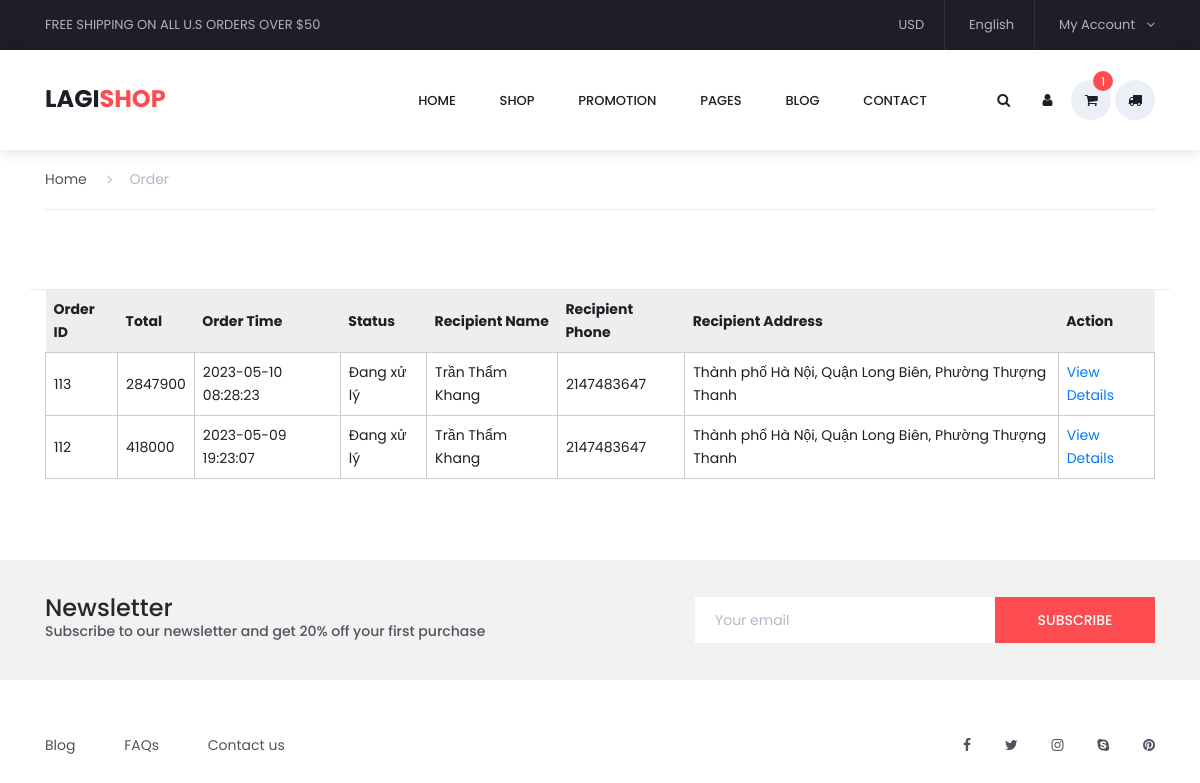
/hienthi.php (signed in), run on the app's committed database.
### tables this page shows
CREATE TABLE `order` (
  `orderId` int(11) NOT NULL,
  `thanhtien` int(11) NOT NULL,
  `userId` int(11) NOT NULL,
  `order_time` datetime NOT NULL,
  `recieve_time` datetime DEFAULT NULL,
  `status` int(11) NOT NULL,
  `recipientName` varchar(255) NOT NULL,
  `recipientPhone` int(11) NOT NULL,
  `recipientAddress` text NOT NULL
);

### hienthi.php (the view, shortened to what this page needs)
<!DOCTYPE html>
<html lang="en">
<head>
    <link rel="stylesheet" type="text/css" href="styles/bootstrap4/bootstrap.min.css">
    <link href="plugins/font-awesome-4.7.0/css/font-awesome.min.css" rel="stylesheet" type="text/css">
    <link rel="stylesheet" type="text/css" href="plugins/OwlCarousel2-2.2.1/owl.carousel.css">
    <link rel="stylesheet" type="text/css" href="plugins/OwlCarousel2-2.2.1/owl.theme.default.css">
    <link rel="stylesheet" type="text/css" href="plugins/OwlCarousel2-2.2.1/animate.css">
    <link rel="stylesheet" href="plugins/themify-icons/themify-icons.css">
    <link rel="stylesheet" type="text/css" href="plugins/jquery-ui-1.12.1.custom/jquery-ui.css">
    <link rel="stylesheet" type="text/css" href="styles/contact_styles.css">
    <link rel="stylesheet" type="text/css" href="styles/contact_responsive.css">
</head>
<body>
    <?php include 'inc/header.php' ?>
    <div class="super_container">
        <div class="container contact_container">
            <div class="row">
                <div class="col product_section clearfix">
                    <div class="breadcrumbs d-flex flex-row align-items-center">
                        <ul>
                            <li><a href="index.php">Home</a></li>
                            <li class="active"><a href="#"><i class="fa fa-angle-right" aria-hidden="true"></i>Order</a></li>
                        </ul>
                    </div>
                </div>
            </div>
        </div>
        <div class="container single_product_container">
            <?php
            if (isset($_SESSION['userId'])) {
                $sql = "SELECT * FROM `order` ORDER BY `order`.`order_time` DESC";
                $result = $conn->query($sql);
                if ($result->num_rows > 0) {
                    echo "<table>";
                    echo "<tr><th>Order ID</th><th>Total</th><th>Order Time</th><th>Status</th><th>Recipient Name</th><th>Recipient Phone</th><th>Recipient Address</th><th>Action</th></tr>";
                    while ($row = $result->fetch_assoc()) {
                        echo "<tr>";
                        echo "<td>" . $row["orderId"] . "</td>";
                        echo "<td>" . $row["thanhtien"] . "</td>";
                        echo "<td>" . $row["order_time"] . "</td>";
                        echo "<td>";
                        if ($row['status'] == '0') {
                            echo "Đơn hàng bị hủy";
                        } elseif ($row['status'] == '1') {
                            echo "Đang xử lý";
                        } elseif ($row['status'] == '2') {
                            echo "Đang giao hàng";
                        } elseif ($row['status'] == '3') {
                            echo "Hoàn thành";
                        }
                        echo "</td>";
                        echo "<td>" . $row["recipientName"] . "</td>";
                        echo "<td>" . $row["recipientPhone"] . "</td>";
                        echo "<td>" . $row["recipientAddress"] . "</td>";
                        echo "<td><a href=\"javascript:void(0)\" onclick=\"toggleDetails(" . $row["orderId"] . ")\">View Details</a></td>";
                        echo "</tr>";
                    }
                    echo "</table>";
                } else {
                    echo "There are no orders for this user.";
                }
            } else {
                echo "Please login to view your orders.";
            }
            ?>
        </div>
        <div class="newsletter">
            <div class="container">
                <div class="row">
                    <div class="col-lg-6">
                        <div class="newsletter_text d-flex flex-column justify-content-center align-items-lg-start align-items-md-center text-center">
                            <h4>Newsletter</h4>
                            <p>Subscribe to our newsletter and get 20% off your first purchase</p>
                        </div>
                    </div>
                    <div class="col-lg-6">
                        <form action="post">
                            <div class="newsletter_form d-flex flex-md-row flex-column flex-xs-column align-items-center justify-content-lg-end justify-content-center">
                                <input id="newsletter_email" type="email" placeholder="Your email" required="required" data-error="Valid email is required.">
                                <button id="newsletter_submit" type="submit" class="newsletter_submit_btn trans_300" value="Submit">subscribe</button>
                            </div>
                        </form>
                    </div>
                </div>
            </div>
        </div>
        <?php include 'inc/footer.php'; ?>
    </div>
</body>
</html>

### styles/contact_styles.css (style rules this page uses)
* { margin: 0; padding: 0; }
body { font-family: 'Poppins', sans-serif; font-size: 14px; line-height: 23px; font-weight: 400; background: #FFFFFF; color: #1e1e27; }
div { display: block; position: relative; -webkit-box-sizing: border-box; -moz-box-sizing: border-box; box-sizing: border-box; }
ul { list-style: none; margin-bottom: 0px; }
p { font-family: 'Poppins', sans-serif; font-size: 14px; line-height: 1.7; font-weight: 500; color: #51545f; -webkit-font-smoothing: antialiased; -webkit-text-shadow: rgba(0,0,0,.01) 0 0 1px; text-shadow: rgba(0,0,0,.01) 0 0 1px; }
a, a:hover, a:visited, a:active, a:link { text-decoration: none; -webkit-font-smoothing: antialiased; -webkit-text-shadow: rgba(0,0,0,.01) 0 0 1px; text-shadow: rgba(0,0,0,.01) 0 0 1px; }
h4 { font-size: 24px; }
h1, h2, h3, h4, h5, h6 { font-family: 'Poppins', sans-serif; color: #282828; -webkit-font-smoothing: antialiased; -webkit-text-shadow: rgba(0,0,0,.01) 0 0 1px; text-shadow: rgba(0,0,0,.01) 0 0 1px; }
.clearfix::before, .clearfix::after { content: ""; display: table; }
.clearfix::after { clear: both; }
.clearfix { zoom: 1; }
.trans_300 { -webkit-transition: all 300ms ease; -moz-transition: all 300ms ease; -ms-transition: all 300ms ease; -o-transition: all 300ms ease; transition: all 300ms ease; }
.super_container { width: 100%; overflow: hidden; }
.breadcrumbs { width: 100%; height: 60px; border-bottom: solid 1px #ebebeb; margin-bottom: 79px; }
.breadcrumbs ul li { display: inline-block; margin-right: 17px; }
.breadcrumbs ul li.active a { color: #b9b4c7; }
.breadcrumbs ul li i { margin-right: 17px; }
.breadcrumbs ul li a { color: #51545f; }
.contact_container { margin-top: 150px; padding-bottom: 80px; border-bottom: solid 1px #ebebeb; }
.newsletter { width: 100%; background: #f2f2f2; margin-top: 81px; }
.newsletter_text { height: 120px; }
.newsletter_text h4 { margin-bottom: 0px; line-height: 24px; }
.newsletter_text p { margin-bottom: 0px; line-height: 1.7; color: #51545f; }
.newsletter_form { height: 120px; }
#newsletter_email { width: 300px; height: 46px; background: #FFFFFF; border: none; font-size: 14px; padding-left: 20px; }
.newsletter_submit_btn { width: 160px; height: 46px; border: none; background: #fe4c50; color: #FFFFFF; font-size: 14px; font-weight: 500; text-transform: uppercase; cursor: pointer; }

### hienthi.php (style rules this page uses)
.contact_container { margin-top: 150px; padding-bottom: 0px; border-bottom: solid 1px #ebebeb; }
.super_container { width: 100%; overflow: hidden; }
table { width: 100%; border-collapse: collapse; margin-bottom: 1rem; }
th { text-align: left; padding: 0.5rem; background-color: #eee; }
td { text-align: left; padding: 0.5rem; border: 1px solid #ccc; }

### data on the page
order: orderId "113", thanhtien "2847900", order_time "2023-05-10 08:28:23", status "Đang xử lý", recipientName "Trần Thẩm Khang", recipientPhone "2147483647", recipientAddress "Thành phố Hà Nội, Quận Long Biên, Phường Thượng Thanh"
order: orderId "112", thanhtien "418000", order_time "2023-05-09 19:23:07", status "Đang xử lý", recipientName "Trần Thẩm Khang", recipientPhone "2147483647", recipientAddress "Thành phố Hà Nội, Quận Long Biên, Phường Thượng Thanh"

### other printed values
$cartItemCount "1"
